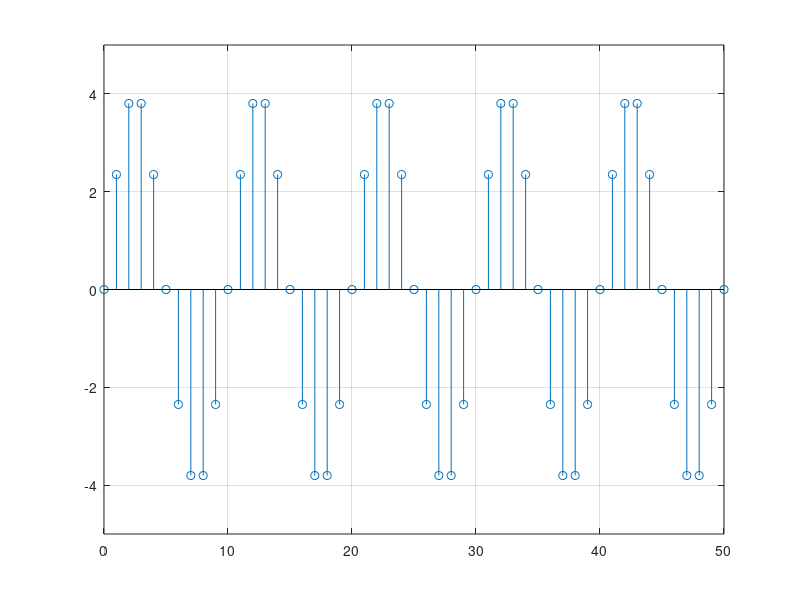

MATLAB code to generate this figure:
% Generiranje diskretne enotine stopnice
clear all; close all;
A = 4;
phi = -pi/2;
T = 10;

t =  0 : T : 3000; 
n = t/T;
u = ones(size(n));

x = A * cos((2*pi/T*n) + phi);
%x = A*u.*a.^n;
% Drawing
stem(n, x)
axis([0 50 -5 5]); grid;
%xlabel('n');
%ylabel('cos(x)');
%title('1.F kosinusni signal');
